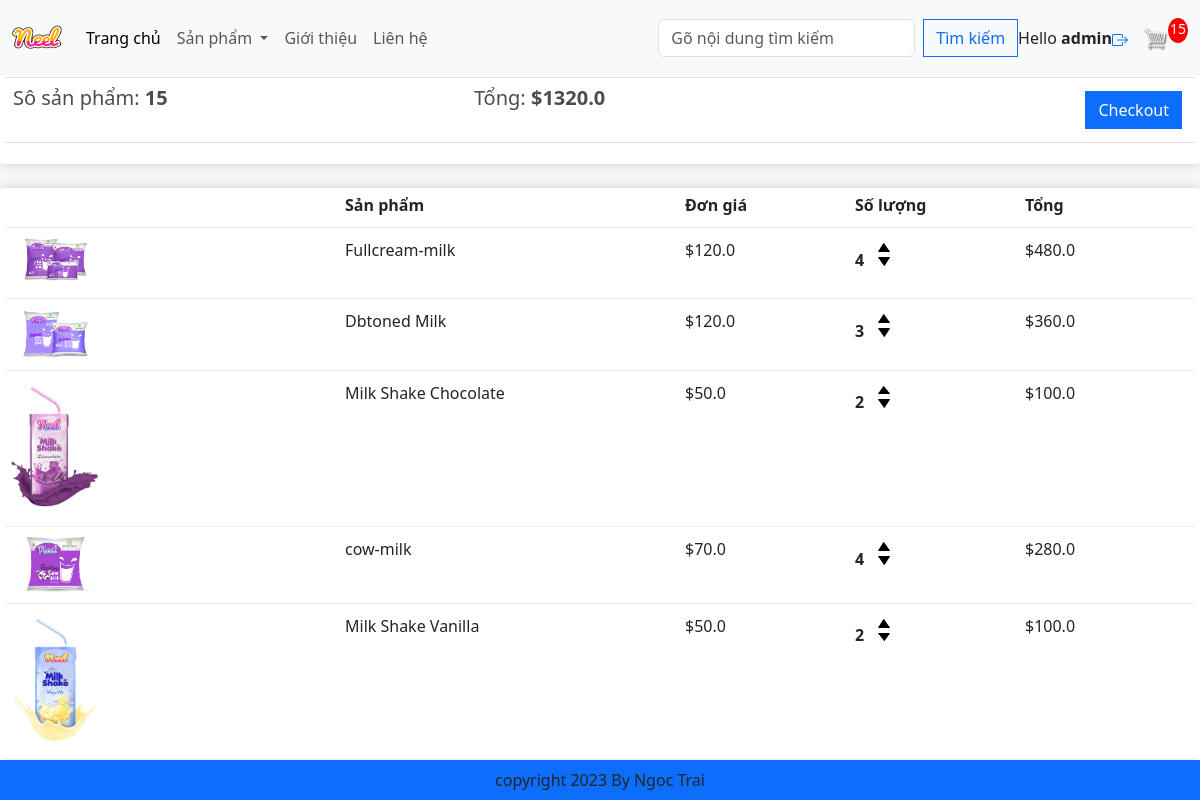
The app's page /cart/ (signed in) with its own data.
### app/models.py (models this page shows, shortened)
class Order(models.Model):
    customer = models.ForeignKey(User, on_delete=models.SET_NULL, blank=True, null=True)
    date_order = models.DateTimeField(auto_now_add=True)
    complete = models.BooleanField(default= False, null=True, blank=True)
    transaction_id = models.CharField(max_length=200, null=True)
    @property
    def get_cart_items(self):
        orderitem = self.orderitem_set.all()
        total = sum([item.quantily for item in orderitem])
        return total
    @property
    def get_cart_total(self):
        orderitem = self.orderitem_set.all()
        total = sum([item.get_total for item in orderitem])
        return total

class OrderItem(models.Model):
    product = models.ForeignKey(Product, on_delete=models.SET_NULL, blank=True, null=True)
    order = models.ForeignKey(Order, on_delete=models.SET_NULL, blank=True, null=True)
    quantily = models.IntegerField(default=0, null=True, blank=True)
    date_added = models.DateTimeField(auto_now_add=True)
    @property
    def get_total(self):
        total = self.product.price * self.quantily
        return total

class Product(models.Model):
    category = models.ManyToManyField(Category, related_name= 'products')
    name = models.CharField(max_length=200, null=True)
    price = models.FloatField()
    digital = models.BooleanField(default= False, null=True, blank=True)
    image = models.ImageField(null=True, blank=True)
    @property
    def ImageURL(self):
        try:
            url = self.image.url
        except:
            url = ''
        return url

### app/views.py (the view)
# urls.py: path('cart/', views.cart, name= 'cart'),
def cart(request):
    if request.user.is_authenticated:
        customer = request.user
        order, create = Order.objects.get_or_create(customer= customer, complete= False)
        items = order.orderitem_set.all()
        cartitems = order.get_cart_items
    else:
        items = []
        order = {'get_cart_items': 0, 'get_cart_total': 0}
        cartitems = order['get_cart_items']
    categorys = Category.objects.all()
    context = {'items': items, 'order': order, 'cartitems': cartitems, 'categorys': categorys}
    return render(request, 'app/cart.html', context)

### app/Templates/app/cart.html
{% extends 'app/base.html' %}
{% load static %}
{% block cart_content %}
<div class="row">
	<div class="col-lg-12">
		<div class="box-element">
			<a  class="btn btn-outline-dark" href="{% url 'home' %}">&#x2190; Continue Shopping</a>
			<br>
			<br>
			<table class="table">
				<tr>
					<th><h5>Sô sản phẩm: <strong>{{order.get_cart_items}}</strong></h5></th>
					<th><h5>Tổng:<strong> ${{order.get_cart_total}}</strong></h5></th>
					<th>
						<a  style="float:right; margin:5px;" class="btn btn-primary" href="{%url 'checkout' %}">Checkout</a>
					</th>
				</tr>
			</table>
		</div>
		<br>
		<div class="box-element">
			<div class="cart-row">
				<div style="flex:2"></div>
				<div style="flex:2"><strong>Sản phẩm</strong></div>
				<div style="flex:1"><strong>Đơn giá</strong></div>
				<div style="flex:1"><strong>Số lượng</strong></div>
				<div style="flex:1"><strong>Tổng</strong></div>
			</div>
			{% for item in items %}
			<div class="cart-row">
				<div style="flex:2"><img class="row-image" src="{{item.product.ImageURL}}"></div>
				<div style="flex:2"><p>{{item.product.name}}</p></div>
				<div style="flex:1"><p>${{item.product.price}}</p></div>
				<div style="flex:1">
					<p class="quantity">{{item.quantily}}</p>
					<div class="quantity">
						<img data-product={{item.product.id}} data-action="add" class="chg-quantity update-cart" src="{% static  'app/images/arrow-up.png' %}">
						<img data-product={{item.product.id}} data-action="remove" class="chg-quantity update-cart" src="{% static  'app/images/arrow-down.png' %}">
					</div>
				</div>
				<div style="flex:1"><p>${{item.get_total}}</p></div>
			</div>
			{% endfor %}
		</div>
	</div>
</div>
{% endblock cart_content %}

### app/Templates/app/base.html (shortened to what this page needs)
{% load static %}
<!DOCTYPE html>
<html>
    <head>
        <link rel="stylesheet" href="https://cdn.jsdelivr.net/npm/bootstrap@5.3.0/dist/css/bootstrap.min.css">
        <link rel="stylesheet" href="https://maxcdn.bootstrapcdn.com/bootstrap/4.0.0/css/bootstrap.min.css">
        <link rel="stylesheet" href="https://cdn.jsdelivr.net/npm/bootstrap@5.3.0/dist/css/bootstrap.min.css" rel="stylesheet">
        <link rel="stylesheet" href="{%static 'app/css/style.css' %}">
        <link rel="stylesheet" href="{%static 'app/css/all.min.css' %}">
        <link rel="stylesheet" href="{%static 'app/css/owl.carousel.min.css' %}">
        <link rel="stylesheet" href="{%static 'app/css/main.css' %}">
        <link rel="stylesheet" href="">
    </head>
    <body>
        <nav class="navbar navbar-expand-lg bg-body-tertiary fixed-top">
            <div class="container-fluid">
              <a class="navbar-brand" href="{%url 'home'%}"><img src="{%static 'app/images/Neel.png' %}" width="50" height="50"></a>
              <div class="collapse navbar-collapse" id="navbarSupportedContent">
                <ul class="navbar-nav me-auto mb-2 mb-lg-0">
                  <li class="nav-item">
                    <a class="nav-link active" aria-current="page" href="{%url 'home'%}">Trang chủ</a>
                  </li>
                  <li class="nav-item dropdown">
                    <a class="nav-link dropdown-toggle" href="#" role="button" data-bs-toggle="dropdown" aria-expanded="false">
                      Sản phẩm
                    </a>
                  </li>
                  <li class="nav-item">
                    <a class="nav-link" href="#">Giới thiệu</a>
                  </li>
                  <li class="nav-item">
                    <a class="nav-link" href="#">Liên hệ</a>
                  </li>
                </ul>
                <form class="d-flex" role="search" method="POST" action= "{% url 'search' %}">
                  <input class="form-control me-2" type="search" placeholder="Gõ nội dung tìm kiếm" aria-label="Search" name="search">
                  <button class="btn btn-outline-primary" type="submit">Tìm kiếm</button>
                </form>
              </div>
              <ul class="navbar-nav me-auto mb-2 mb-lg-0">
                <div class="form-inline my-2 my-lg-0"id="log-infor">
                  <span class="nav-item">
                    Hello <b>{{request.user}}</b>
                  </span>
                  <span class="nav-item">
                    <a href="{%url 'logout'%}">
                    </a>
                  </span>
                </div>
              </ul>
              <div class="form-inline my-2 my-lg-0">
                <a href="{%url 'cart'%}"> <img id="cart-icon" src="{%static 'images/cart.png'%}" alt=""></a>
                <p id="cart-total">{{cartitems}}</p>
              </div>
            </div>
          </nav>
          {% block cart_content %}{% endblock cart_content %}
          <footer class='container--fluid bg-primary text-center fixed-bottom p-2 mt-5'>
            copyright 2023 By Ngoc Trai
          </footer>
    </body>
</html>

### app/static/app/css/main.css (style rules this page uses)
body { background-color: hsl(0, 0%, 98%); }
h1,h2,h3,h4,h5,h6 { color:hsl(0, 0%, 30%); }
.box-element { box-shadow:hsl(0, 0%, 80%) 0 0 16px; background-color: #fff; border-radius: 4px; padding: 5px; }
#cart-icon { width:25px; display: inline-block; margin-left: 15px; }
#cart-total { display: block; text-align: center; color:#fff; background-color: red; width: 20px; height: 25px; border-radius: 50%; font-size: 14px; }
.col-lg-3, .col-lg-4, .col-lg-6, .col-lg-8, .col-lg-12 { margin-top: 10px; }
.btn { border-radius: 0; }
.row-image { width: 100px; }
.cart-row { display: flex; align-items: flex-stretch; padding-bottom: 10px; margin-bottom: 10px; border-bottom: 1px solid #ececec; }
.quantity { display: inline-block; font-weight: 700; padding-right:10px; }
.chg-quantity { width: 12px; cursor: pointer; display: block; margin-top: 5px; transition:.1s; }

### records on screen
Order: get_cart_items "15", get_cart_total "1320.0"
OrderItem: product.ImageURL (picture), product.name "Fullcream-milk", product.price "120.0", quantily "4", get_total "480.0"
OrderItem: product.ImageURL (picture), product.name "Dbtoned Milk", product.price "120.0", quantily "3", get_total "360.0"
OrderItem: product.ImageURL (picture), product.name "Milk Shake Chocolate", product.price "50.0", quantily "2", get_total "100.0"
OrderItem: product.ImageURL (picture), product.name "cow-milk", product.price "70.0", quantily "4", get_total "280.0"
OrderItem: product.ImageURL (picture), product.name "Milk Shake Vanilla", product.price "50.0", quantily "2", get_total "100.0"

### other values on screen
{{ request.user }} "admin"
{{ cartitems }} "15"
